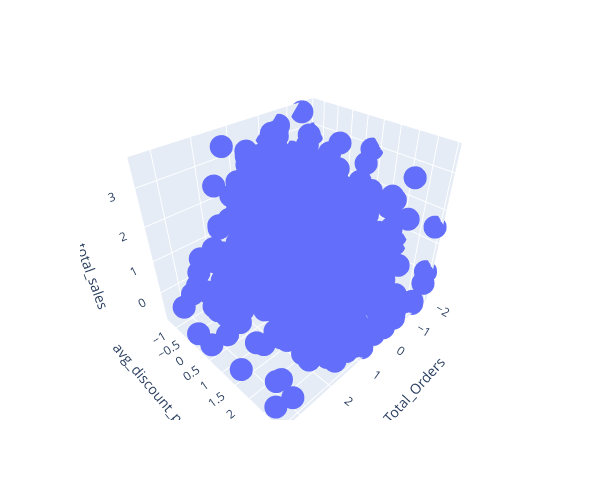

Source (notebook cell):
### Code cell
px.scatter_3d(rfm_df_scaled, x="Total_Orders", y="avg_discount_per_order", z="total_sales", width=600, height=500)

### Figure 1 — Plotly figure (JSON) as saved in the notebook; plotly's stock layout.template omitted (floating-point values rounded to 4 significant figures; data arrays with more than 128 entries replaced by an {"elided": "..."} marker saying what was removed)
{"data": [{"hovertemplate": "Total_Orders=%{x}<br>avg_discount_per_order=%{y}<br>total_sales=%{z}<extra></extra>", "legendgroup": "", "marker": {"color": "#636efa", "symbol": "circle"}, "mode": "markers", "name": "", "scene": "scene", "showlegend": false, "type": "scatter3d", "x": {"elided": "1453 float values"}, "y": {"elided": "1453 float values"}, "z": {"elided": "1453 float values"}}], "layout": {"height": 500, "legend": {"tracegroupgap": 0}, "margin": {"t": 60}, "scene": {"domain": {"x": [0, 1], "y": [0, 1]}, "xaxis": {"title": {"text": "Total_Orders"}}, "yaxis": {"title": {"text": "avg_discount_per_order"}}, "zaxis": {"title": {"text": "total_sales"}}}, "width": 600}}
